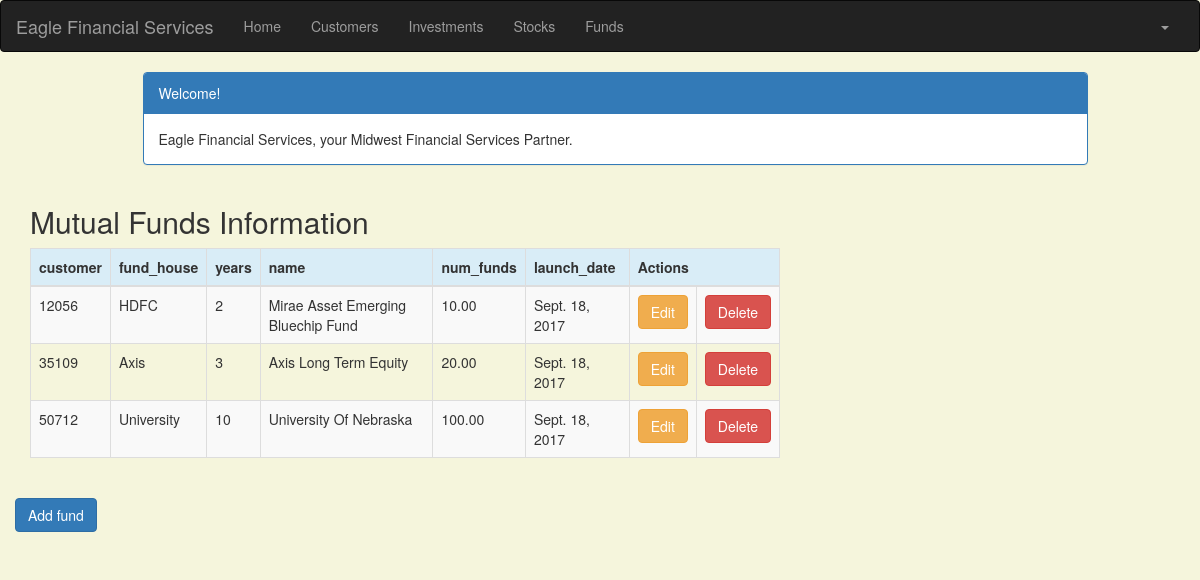
Before: /fund/ (signed in) with the older database file.
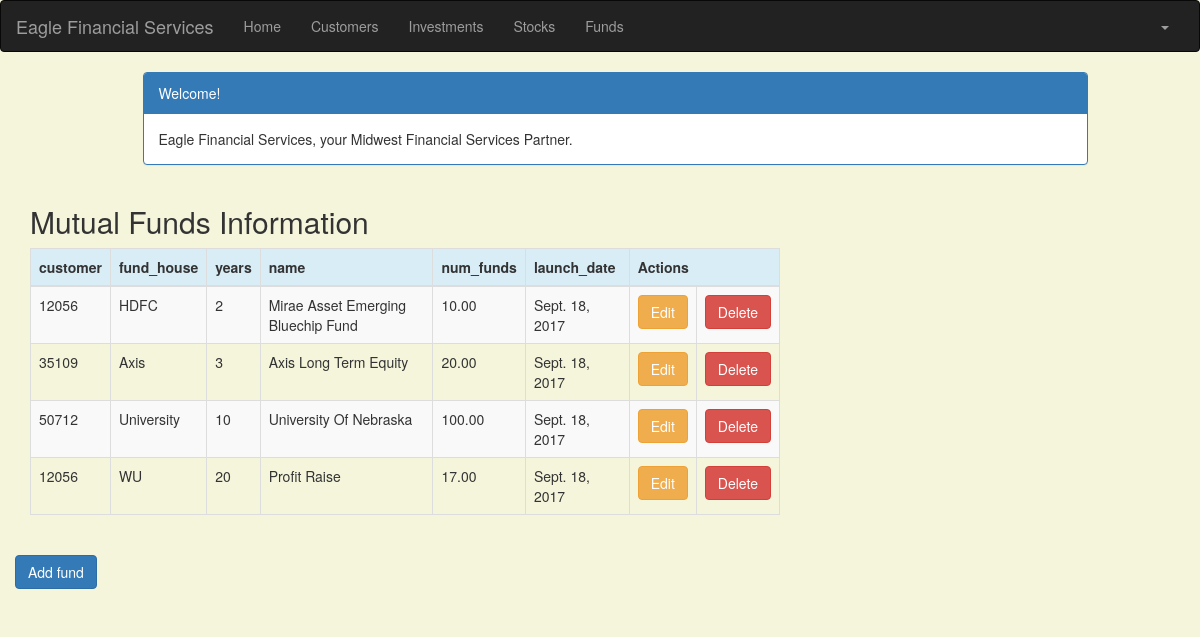
After: the same page with the newer database file.
### portfolio/models.py (models this page shows, shortened)
class Fund(models.Model):
    customer = models.ForeignKey(Customer, related_name='Fund')
    fund_house = models.CharField(max_length=10)
    years = models.IntegerField(blank=False, null=False)
    name = models.CharField(max_length=50)
    num_funds = models.DecimalField(max_digits=10, decimal_places=2)
    launch_date = models.DateField(default=timezone.now, blank=True, null=True)

class Customer(models.Model):
    name = models.CharField(max_length=50)
    address = models.CharField(max_length=200)
    cust_number = models.IntegerField(blank=False, null=False)
    city = models.CharField(max_length=50)
    state = models.CharField(max_length=50)
    zipcode = models.CharField(max_length=10)
    email = models.EmailField(max_length=200)
    cell_phone = models.CharField(max_length=50)
    created_date = models.DateTimeField(
        default=timezone.now)
    updated_date = models.DateTimeField(auto_now_add=True)
    def __str__(self):
        return str(self.cust_number)

### portfolio/views.py (the view)
# urls.py: url(r'^fund/$', views.fund_list, name='fund_list'),
@login_required
def fund_list(request):
    funds = Fund.objects.filter(launch_date__lte=timezone.now())
    return render(request, 'portfolio/fund_list.html', {'funds': funds})

### portfolio/templates/portfolio/fund_list.html (shortened to what this page needs)
{% extends 'portfolio/base.html' %}
{% block content %}
    <!DOCTYPE html>
    <html>
    <head>
        <link rel="stylesheet" href="https://maxcdn.bootstrapcdn.com/bootstrap/3.3.4/css/bootstrap.min.css">
    </head>
    <body>
    <div class="container">
        <div class="row">
            <div class="col-md-10 col-md-offset-1">
                <div class="panel panel-primary">
                    <div class="panel-heading">Welcome!</div>
                    <div class="panel-body">
                        Eagle Financial Services, your Midwest Financial Services Partner.
                    </div>
                </div>
            </div>
        </div>
    </div>
    <div class="row">
        <h2 style="padding-left: 15Px">Mutual Funds Information</h2>
    </div>
    <div>
        <table class="table table-striped table-bordered table-hover">
            <thead>
            <tr class="bg-info">
                <th>customer</th>
                <th>fund_house</th>
                <th>years</th>
                <th>name</th>
                <th>num_funds</th>
                <th>launch_date</th>
                <th colspan="3">Actions</th>
            </tr>
            </thead>
            <tbody>
            {% for fund in funds %}
                <tr>
                    <td>{{ fund.customer }}</td>
                    <td>{{ fund.fund_house }}</td>
                    <td>{{ fund.years }}</td>
                    <td>{{ fund.name }}</td>
                    <td>{{ fund.num_funds }}</td>
                    <td>{{ fund.launch_date }}</td>
                    <td><a href="{% url 'portfolio:fund_edit' pk=fund.pk %}" class="btn btn-warning">Edit</a>
                    <td><a href="{% url 'portfolio:fund_delete' pk=fund.pk %}"
                           onclick="return confirm('Are you sure you want to delete?')"
                           class="btn btn-danger">Delete</a>
                    </td>
                </tr>
            {% endfor %}
            </tbody>
        </table>
                 <div class="row">
                    <a href="{% url 'portfolio:fund_new' %}" class="row"><span
                           class="btn btn-primary">Add fund</span></a>
                 </div>
    </div>
    </body>
    </html>
{% endblock %}

Changed rows visible on the page:
added Fund: customer "12056", fund_house "WU", years "20", name "Profit Raise", num_funds "17.00", launch_date "Sept. 18, 2017"
